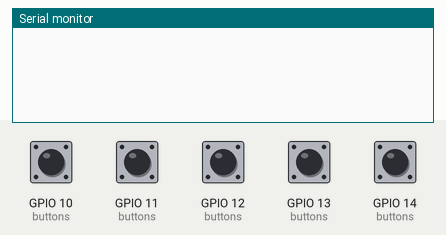
The sketch below on a simulated ESP32-S3. Parts: the last lines printed to the serial monitor. Inputs (shaded band) come from the test bench; at power-on: GPIO 10 (buttons), GPIO 11 (buttons), GPIO 12 (buttons), GPIO 13 (buttons), GPIO 14 (buttons) HIGH.

Above: at 1.2 s.
1.3 s: GPIO 10 (buttons) pulled LOW for 0.15 s
At 2.4 s:
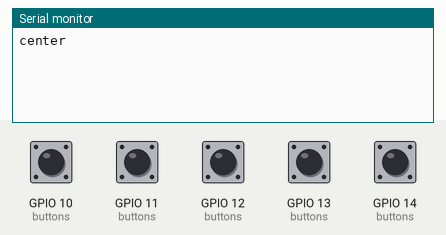
2.9 s: GPIO 11 (buttons) pulled LOW for 0.15 s
At 3.6 s:
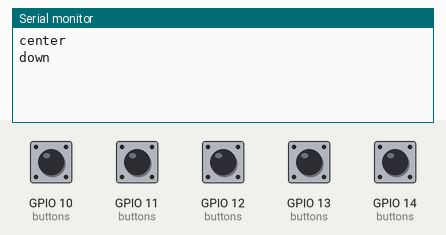
4.5 s: GPIO 12 (buttons) pulled LOW for 0.15 s
At 4.9 s:
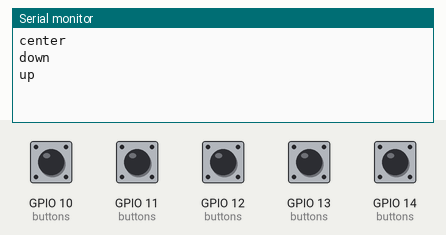
6.1 s: GPIO 13 (buttons) pulled LOW for 0.15 s
At 7.3 s:
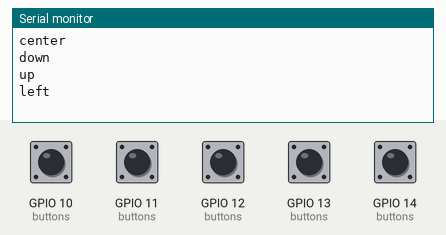
7.7 s: GPIO 14 (buttons) pulled LOW for 0.15 s
At 8.5 s:
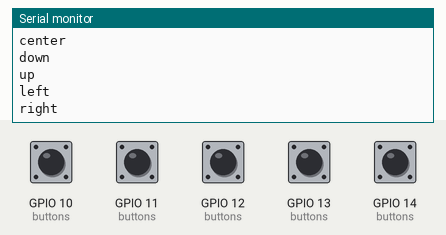

Measured:
- after the input at 1.3 s, the serial monitor: prints a new line at once (image 1)
- after the input at 2.9 s, the serial monitor: prints a new line at once (image 2)
- after the input at 4.5 s, the serial monitor: prints a new line at once (image 3)
- after the input at 6.1 s, the serial monitor: prints a new line at once (image 4)
- after the input at 7.7 s, the serial monitor: prints a new line at once (image 5)

The sketch:

ddr_interrupt.ino
```cpp
#include <Adafruit_CH9328.h>
Adafruit_CH9328 keyboard;

HardwareSerial MySerial(1);

#define CH9328_TX_PIN 18   // ESP32-S3 TX -> CH9328 RX
#define CH9328_RX_PIN 17

#define UP     12
#define DOWN   11
#define LEFT   13
#define RIGHT  14
#define CENTER 10

#define DEBOUNCE_MS 50

struct Button {
  uint8_t pin;
  byte key;                 // 0 = special (konami)
  const char* name;
  volatile bool flag;
  volatile uint32_t last;
};

Button buttons[] = {
  {UP,     KEY_UP,    "up",     false, 0},
  {DOWN,   KEY_DOWN,  "down",   false, 0},
  {LEFT,   KEY_LEFT,  "left",   false, 0},
  {RIGHT,  KEY_RIGHT, "right",  false, 0},
  {CENTER, 0,         "center", false, 0},
};
const size_t NUM_BUTTONS = sizeof(buttons) / sizeof(buttons[0]);

// One ISR for every button: set the flag only, nothing else
void IRAM_ATTR isr(void* arg) {
  Button* b = (Button*)arg;
  uint32_t now = millis();
  if (now - b->last > DEBOUNCE_MS) {
    b->flag = true;
    b->last = now;
  }
}

void tapKey(byte key) {
  byte keys[6] = {key, 0, 0, 0, 0, 0};
  byte none[6] = {0, 0, 0, 0, 0, 0};
  keyboard.sendKeyPress(keys, 0);
  keyboard.sendKeyPress(none, 0);
}

void konami_code() {
  // const byte sequence[] = {KEY_UP, KEY_UP, KEY_DOWN, KEY_DOWN,
  //                            KEY_LEFT, KEY_RIGHT, KEY_LEFT, KEY_RIGHT,
  //                            KEY_B, KEY_A};
  // byte keys[6] = {KEY_UP, 0, KEY_UP, 0, KEY_DOWN, 0};
  byte UP_keys[6] = {KEY_UP, 0, 0, 0, 0, 0};
  byte DOWN_keys[6] = {KEY_DOWN, 0,0,0,0,0};
  byte LEFT_keys[6] = {KEY_LEFT, 0,0, 0,0,0};
  byte RIGHT_keys[6] = {KEY_RIGHT, 0, 0, 0, 0, 0};
  byte A_keys[6] = {KEY_A, 0, 0,0, 0, 0};
  byte B_keys[6] = {KEY_B, 0, 0, 0, 0, 0};
  byte none[6] = {0, 0, 0, 0, 0, 0};
  keyboard.sendKeyPress(UP_keys,0);
  keyboard.sendKeyPress(none, 0);
  keyboard.sendKeyPress(UP_keys, 0);
  keyboard.sendKeyPress(DOWN_keys, 0);
  keyboard.sendKeyPress(none, 0);
  keyboard.sendKeyPress(DOWN_keys, 0);
  keyboard.sendKeyPress(LEFT_keys, 0);
  keyboard.sendKeyPress(RIGHT_keys, 0);
  keyboard.sendKeyPress(LEFT_keys, 0);
  keyboard.sendKeyPress(RIGHT_keys, 0);
  keyboard.sendKeyPress(B_keys, 0);
  keyboard.sendKeyPress(A_keys, 0);
  keyboard.sendKeyPress(none, 0);
  // keyboard.sendKeyPress(keys, 0);
  // keyboard.sendKeyPress(none, 0);
  // byte keys2[6] = {KEY_DOWN, 0, KEY_LEFT, 0, KEY_RIGHT, 0};
  // keyboard.sendKeyPress(keys2, 0);
  // keyboard.sendKeyPress(none, 0);
  // byte keys3[6] =  {KEY_LEFT, 0, KEY_RIGHT,0 , KEY_B, 0};
  // keyboard.sendKeyPress(keys3, 0);
  // keyboard.sendKeyPress(none, 0);
  // byte keys4[6] =  {KEY_A, 0, 0,0 , 0, 0};
  // keyboard.sendKeyPress(keys4, 0);
  // keyboard.sendKeyPress(none, 0);
  // byte keys2[6] = {0, 0, KEY_B, KEY_A, 0, 0};
  // keyboard.sendKeyPress(keys2, 0);
  // keyboard.sendKeyPress(none, 0);
}

void setup() {
  Serial.begin(115200);

  for (size_t i = 0; i < NUM_BUTTONS; i++) {
    pinMode(buttons[i].pin, INPUT_PULLUP);
    attachInterruptArg(digitalPinToInterrupt(buttons[i].pin), isr, &buttons[i], FALLING);
  }

  MySerial.begin(9600, SERIAL_8N1, CH9328_RX_PIN, CH9328_TX_PIN);
  keyboard.begin(&MySerial);
}

void loop() {
  for (size_t i = 0; i < NUM_BUTTONS; i++) {
    Button& b = buttons[i];
    if (b.flag) {
      b.flag = false;
      Serial.println(b.name);
      if (b.key) tapKey(b.key);
      else       konami_code();
    }
  }
}
```
